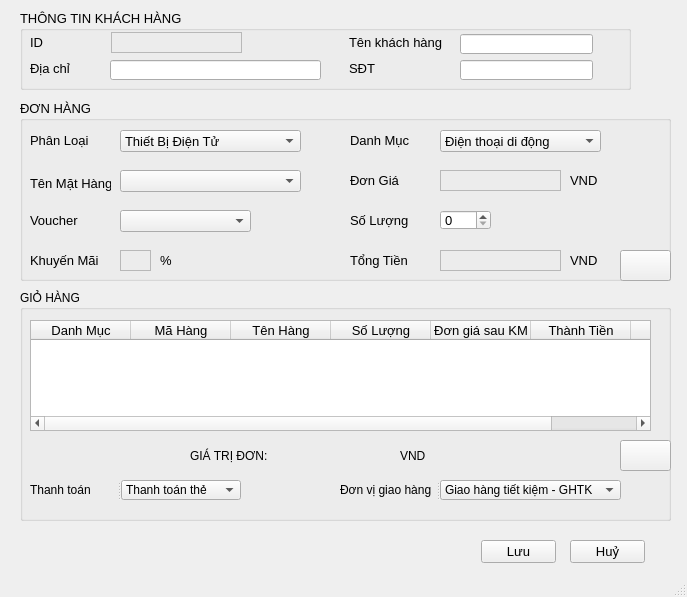
<?xml version="1.0" encoding="UTF-8"?>
<ui version="4.0">
 <class>taodonhang</class>
 <widget class="QMainWindow" name="taodonhang">
  <property name="geometry">
   <rect>
    <x>0</x>
    <y>0</y>
    <width>687</width>
    <height>597</height>
   </rect>
  </property>
  <property name="minimumSize">
   <size>
    <width>663</width>
    <height>395</height>
   </size>
  </property>
  <property name="font">
   <font>
    <pointsize>10</pointsize>
   </font>
  </property>
  <property name="windowTitle">
   <string>MainWindow</string>
  </property>
  <widget class="QWidget" name="centralwidget">
   <widget class="QPushButton" name="btnLuu">
    <property name="geometry">
     <rect>
      <x>481</x>
      <y>540</y>
      <width>75</width>
      <height>23</height>
     </rect>
    </property>
    <property name="text">
     <string>Lưu</string>
    </property>
    <property name="icon">
     <iconset resource="res.qrc">
      <normaloff>:/res/res/icon/save.png</normaloff>:/res/res/icon/save.png</iconset>
    </property>
   </widget>
   <widget class="QPushButton" name="btnHuy">
    <property name="geometry">
     <rect>
      <x>570</x>
      <y>540</y>
      <width>75</width>
      <height>23</height>
     </rect>
    </property>
    <property name="text">
     <string>Huỷ</string>
    </property>
    <property name="icon">
     <iconset resource="res.qrc">
      <normaloff>:/res/res/icon/discard.png</normaloff>:/res/res/icon/discard.png</iconset>
    </property>
   </widget>
   <widget class="QGroupBox" name="groupBox">
    <property name="geometry">
     <rect>
      <x>20</x>
      <y>10</y>
      <width>611</width>
      <height>80</height>
     </rect>
    </property>
    <property name="title">
     <string>THÔNG TIN KHÁCH HÀNG </string>
    </property>
    <widget class="QLabel" name="label_2">
     <property name="geometry">
      <rect>
       <x>329</x>
       <y>24</y>
       <width>101</width>
       <height>16</height>
      </rect>
     </property>
     <property name="text">
      <string>Tên khách hàng</string>
     </property>
    </widget>
    <widget class="QLineEdit" name="leditName">
     <property name="geometry">
      <rect>
       <x>440</x>
       <y>24</y>
       <width>133</width>
       <height>20</height>
      </rect>
     </property>
     <property name="maxLength">
      <number>60</number>
     </property>
    </widget>
    <widget class="QLabel" name="label_5">
     <property name="geometry">
      <rect>
       <x>329</x>
       <y>50</y>
       <width>80</width>
       <height>16</height>
      </rect>
     </property>
     <property name="text">
      <string>SĐT                    </string>
     </property>
    </widget>
    <widget class="QLabel" name="lblID">
     <property name="geometry">
      <rect>
       <x>91</x>
       <y>22</y>
       <width>131</width>
       <height>21</height>
      </rect>
     </property>
     <property name="frameShape">
      <enum>QFrame::StyledPanel</enum>
     </property>
     <property name="frameShadow">
      <enum>QFrame::Plain</enum>
     </property>
     <property name="text">
      <string/>
     </property>
    </widget>
    <widget class="QLineEdit" name="leditPhone">
     <property name="geometry">
      <rect>
       <x>440</x>
       <y>50</y>
       <width>133</width>
       <height>20</height>
      </rect>
     </property>
     <property name="text">
      <string/>
     </property>
     <property name="maxLength">
      <number>12</number>
     </property>
    </widget>
    <widget class="QLabel" name="label_3">
     <property name="geometry">
      <rect>
       <x>10</x>
       <y>24</y>
       <width>71</width>
       <height>16</height>
      </rect>
     </property>
     <property name="text">
      <string>ID                    </string>
     </property>
    </widget>
    <widget class="QLineEdit" name="leditAdress">
     <property name="geometry">
      <rect>
       <x>90</x>
       <y>50</y>
       <width>211</width>
       <height>20</height>
      </rect>
     </property>
    </widget>
    <widget class="QLabel" name="label_4">
     <property name="geometry">
      <rect>
       <x>10</x>
       <y>50</y>
       <width>71</width>
       <height>16</height>
      </rect>
     </property>
     <property name="text">
      <string>Địa chỉ             </string>
     </property>
    </widget>
   </widget>
   <widget class="QGroupBox" name="groupBox_2">
    <property name="geometry">
     <rect>
      <x>20</x>
      <y>100</y>
      <width>651</width>
      <height>181</height>
     </rect>
    </property>
    <property name="title">
     <string>ĐƠN HÀNG</string>
    </property>
    <widget class="QLabel" name="label_10">
     <property name="geometry">
      <rect>
       <x>10</x>
       <y>73</y>
       <width>81</width>
       <height>20</height>
      </rect>
     </property>
     <property name="text">
      <string>Tên Mặt Hàng</string>
     </property>
    </widget>
    <widget class="QLabel" name="label_14">
     <property name="geometry">
      <rect>
       <x>10</x>
       <y>110</y>
       <width>61</width>
       <height>21</height>
      </rect>
     </property>
     <property name="text">
      <string>Voucher</string>
     </property>
    </widget>
    <widget class="QLabel" name="label_17">
     <property name="geometry">
      <rect>
       <x>330</x>
       <y>150</y>
       <width>71</width>
       <height>21</height>
      </rect>
     </property>
     <property name="text">
      <string>Tổng Tiền</string>
     </property>
    </widget>
    <widget class="QComboBox" name="cbxDanhmuc">
     <property name="geometry">
      <rect>
       <x>420</x>
       <y>30</y>
       <width>161</width>
       <height>22</height>
      </rect>
     </property>
     <item>
      <property name="text">
       <string>Điện thoại di động</string>
      </property>
     </item>
     <item>
      <property name="text">
       <string>Máy tính  bảng</string>
      </property>
     </item>
     <item>
      <property name="text">
       <string>Laptop</string>
      </property>
     </item>
     <item>
      <property name="text">
       <string>Máy tính để bàn</string>
      </property>
     </item>
     <item>
      <property name="text">
       <string>Âm thanh</string>
      </property>
     </item>
     <item>
      <property name="text">
       <string>Camera giám sát</string>
      </property>
     </item>
     <item>
      <property name="text">
       <string>Máy ảnh kỹ thuật số</string>
      </property>
     </item>
     <item>
      <property name="text">
       <string>Máy quay phim</string>
      </property>
     </item>
     <item>
      <property name="text">
       <string>Màn hình vi tính</string>
      </property>
     </item>
     <item>
      <property name="text">
       <string>Máy in</string>
      </property>
     </item>
     <item>
      <property name="text">
       <string>Đồng hồ thông minh</string>
      </property>
     </item>
     <item>
      <property name="text">
       <string>Máy chơi game</string>
      </property>
     </item>
    </widget>
    <widget class="QLabel" name="lblTong">
     <property name="geometry">
      <rect>
       <x>420</x>
       <y>150</y>
       <width>121</width>
       <height>21</height>
      </rect>
     </property>
     <property name="frameShape">
      <enum>QFrame::StyledPanel</enum>
     </property>
     <property name="text">
      <string/>
     </property>
    </widget>
    <widget class="QLabel" name="lblLoai">
     <property name="geometry">
      <rect>
       <x>10</x>
       <y>30</y>
       <width>71</width>
       <height>21</height>
      </rect>
     </property>
     <property name="text">
      <string>Phân Loại</string>
     </property>
    </widget>
    <widget class="QComboBox" name="cbxLoai">
     <property name="geometry">
      <rect>
       <x>100</x>
       <y>30</y>
       <width>181</width>
       <height>22</height>
      </rect>
     </property>
     <item>
      <property name="text">
       <string>Thiết Bị Điện Tử</string>
      </property>
     </item>
     <item>
      <property name="text">
       <string>Phụ Kiện Điện Tử</string>
      </property>
     </item>
     <item>
      <property name="text">
       <string>TV &amp; Thiết Bị Điện Gia Dụng</string>
      </property>
     </item>
     <item>
      <property name="text">
       <string>Sức Khoẻ &amp; Làm Đẹp</string>
      </property>
     </item>
     <item>
      <property name="text">
       <string>Hàng Mẹ, Bé &amp; Đồ Chơi</string>
      </property>
     </item>
     <item>
      <property name="text">
       <string>Siêu Thị Tạp Hoá</string>
      </property>
     </item>
     <item>
      <property name="text">
       <string>Hàng Gia Dụng &amp; Đời Sống</string>
      </property>
     </item>
     <item>
      <property name="text">
       <string>Thời Trang Nữ</string>
      </property>
     </item>
     <item>
      <property name="text">
       <string>Thời Trang Nam</string>
      </property>
     </item>
     <item>
      <property name="text">
       <string>Phụ Kiện Thời Trang</string>
      </property>
     </item>
     <item>
      <property name="text">
       <string>Thể Thao &amp; Du Lịch</string>
      </property>
     </item>
     <item>
      <property name="text">
       <string>Ôtô, Xe Máy &amp; Thiết Bị Định Vị</string>
      </property>
     </item>
    </widget>
    <widget class="QComboBox" name="cbxVoucher">
     <property name="geometry">
      <rect>
       <x>100</x>
       <y>110</y>
       <width>131</width>
       <height>22</height>
      </rect>
     </property>
    </widget>
    <widget class="QComboBox" name="cbxTenhang">
     <property name="geometry">
      <rect>
       <x>100</x>
       <y>70</y>
       <width>181</width>
       <height>22</height>
      </rect>
     </property>
    </widget>
    <widget class="QSpinBox" name="spbSoluong">
     <property name="geometry">
      <rect>
       <x>420</x>
       <y>110</y>
       <width>51</width>
       <height>20</height>
      </rect>
     </property>
     <property name="minimum">
      <number>0</number>
     </property>
     <property name="maximum">
      <number>999</number>
     </property>
    </widget>
    <widget class="QLabel" name="label_15">
     <property name="geometry">
      <rect>
       <x>330</x>
       <y>110</y>
       <width>61</width>
       <height>21</height>
      </rect>
     </property>
     <property name="text">
      <string>Số Lượng</string>
     </property>
    </widget>
    <widget class="QLabel" name="label_18">
     <property name="geometry">
      <rect>
       <x>550</x>
       <y>150</y>
       <width>31</width>
       <height>21</height>
      </rect>
     </property>
     <property name="text">
      <string>VND</string>
     </property>
    </widget>
    <widget class="QPushButton" name="btnThemvaogio">
     <property name="geometry">
      <rect>
       <x>600</x>
       <y>150</y>
       <width>51</width>
       <height>31</height>
      </rect>
     </property>
     <property name="text">
      <string/>
     </property>
     <property name="icon">
      <iconset resource="res.qrc">
       <normaloff>:/res/res/icon/cart.png</normaloff>:/res/res/icon/cart.png</iconset>
     </property>
     <property name="iconSize">
      <size>
       <width>25</width>
       <height>25</height>
      </size>
     </property>
    </widget>
    <widget class="QLabel" name="lblMuc">
     <property name="geometry">
      <rect>
       <x>330</x>
       <y>30</y>
       <width>61</width>
       <height>21</height>
      </rect>
     </property>
     <property name="text">
      <string>Danh Mục</string>
     </property>
    </widget>
    <widget class="QLabel" name="label_13">
     <property name="geometry">
      <rect>
       <x>550</x>
       <y>70</y>
       <width>47</width>
       <height>21</height>
      </rect>
     </property>
     <property name="text">
      <string>VND</string>
     </property>
    </widget>
    <widget class="QLabel" name="lblDongia">
     <property name="geometry">
      <rect>
       <x>420</x>
       <y>70</y>
       <width>121</width>
       <height>21</height>
      </rect>
     </property>
     <property name="frameShape">
      <enum>QFrame::StyledPanel</enum>
     </property>
     <property name="text">
      <string/>
     </property>
    </widget>
    <widget class="QLabel" name="label_11">
     <property name="geometry">
      <rect>
       <x>330</x>
       <y>70</y>
       <width>51</width>
       <height>21</height>
      </rect>
     </property>
     <property name="text">
      <string>Đơn Giá</string>
     </property>
    </widget>
    <widget class="QLabel" name="label_19">
     <property name="geometry">
      <rect>
       <x>10</x>
       <y>150</y>
       <width>71</width>
       <height>21</height>
      </rect>
     </property>
     <property name="text">
      <string>Khuyến Mãi</string>
     </property>
    </widget>
    <widget class="QLabel" name="label_20">
     <property name="geometry">
      <rect>
       <x>140</x>
       <y>150</y>
       <width>21</width>
       <height>21</height>
      </rect>
     </property>
     <property name="text">
      <string>%</string>
     </property>
    </widget>
    <widget class="QLabel" name="lblKm">
     <property name="geometry">
      <rect>
       <x>100</x>
       <y>150</y>
       <width>31</width>
       <height>21</height>
      </rect>
     </property>
     <property name="frameShape">
      <enum>QFrame::StyledPanel</enum>
     </property>
     <property name="text">
      <string/>
     </property>
    </widget>
   </widget>
   <widget class="QGroupBox" name="groupBox_3">
    <property name="geometry">
     <rect>
      <x>20</x>
      <y>290</y>
      <width>651</width>
      <height>231</height>
     </rect>
    </property>
    <property name="font">
     <font>
      <pointsize>9</pointsize>
     </font>
    </property>
    <property name="title">
     <string>GIỎ HÀNG</string>
    </property>
    <widget class="QTableWidget" name="tblGiohang">
     <property name="enabled">
      <bool>true</bool>
     </property>
     <property name="geometry">
      <rect>
       <x>10</x>
       <y>30</y>
       <width>621</width>
       <height>111</height>
      </rect>
     </property>
     <property name="font">
      <font>
       <pointsize>10</pointsize>
      </font>
     </property>
     <column>
      <property name="text">
       <string>Danh Mục</string>
      </property>
     </column>
     <column>
      <property name="text">
       <string>Mã Hàng</string>
      </property>
     </column>
     <column>
      <property name="text">
       <string>Tên Hàng</string>
      </property>
     </column>
     <column>
      <property name="text">
       <string>Số Lượng</string>
      </property>
     </column>
     <column>
      <property name="text">
       <string>Đơn giá sau KM</string>
      </property>
     </column>
     <column>
      <property name="text">
       <string>Thành Tiền</string>
      </property>
     </column>
     <column>
      <property name="text">
       <string>Ghi Chú</string>
      </property>
     </column>
    </widget>
    <widget class="QPushButton" name="btnXoakhoigio">
     <property name="geometry">
      <rect>
       <x>600</x>
       <y>150</y>
       <width>51</width>
       <height>31</height>
      </rect>
     </property>
     <property name="text">
      <string/>
     </property>
     <property name="icon">
      <iconset resource="res.qrc">
       <normaloff>:/res/res/icon/cart (1).png</normaloff>:/res/res/icon/cart (1).png</iconset>
     </property>
     <property name="iconSize">
      <size>
       <width>25</width>
       <height>26</height>
      </size>
     </property>
    </widget>
    <widget class="QLabel" name="lblGiatridon">
     <property name="geometry">
      <rect>
       <x>260</x>
       <y>155</y>
       <width>111</width>
       <height>20</height>
      </rect>
     </property>
     <property name="font">
      <font>
       <pointsize>9</pointsize>
       <weight>75</weight>
       <bold>true</bold>
      </font>
     </property>
     <property name="text">
      <string/>
     </property>
     <property name="alignment">
      <set>Qt::AlignCenter</set>
     </property>
    </widget>
    <widget class="QLabel" name="label">
     <property name="geometry">
      <rect>
       <x>380</x>
       <y>155</y>
       <width>31</width>
       <height>21</height>
      </rect>
     </property>
     <property name="text">
      <string>VND</string>
     </property>
    </widget>
    <widget class="QLabel" name="lblGiatridon_2">
     <property name="geometry">
      <rect>
       <x>170</x>
       <y>150</y>
       <width>91</width>
       <height>31</height>
      </rect>
     </property>
     <property name="font">
      <font>
       <weight>50</weight>
       <bold>false</bold>
      </font>
     </property>
     <property name="text">
      <string>GIÁ TRỊ ĐƠN:</string>
     </property>
    </widget>
    <widget class="QSplitter" name="splitter">
     <property name="geometry">
      <rect>
       <x>320</x>
       <y>190</y>
       <width>281</width>
       <height>20</height>
      </rect>
     </property>
     <property name="orientation">
      <enum>Qt::Horizontal</enum>
     </property>
     <widget class="QLabel" name="lblGiao">
      <property name="text">
       <string>Đơn vị giao hàng </string>
      </property>
     </widget>
     <widget class="QComboBox" name="cbxGiao">
      <property name="enabled">
       <bool>true</bool>
      </property>
      <property name="sizePolicy">
       <sizepolicy hsizetype="Fixed" vsizetype="Fixed">
        <horstretch>0</horstretch>
        <verstretch>0</verstretch>
       </sizepolicy>
      </property>
      <item>
       <property name="text">
        <string>Giao hàng tiết kiệm - GHTK</string>
       </property>
      </item>
      <item>
       <property name="text">
        <string>Giao hàng nhanh - GHN</string>
       </property>
      </item>
      <item>
       <property name="text">
        <string>Vietnam Post</string>
       </property>
      </item>
      <item>
       <property name="text">
        <string>Viettel Post</string>
       </property>
      </item>
     </widget>
    </widget>
    <widget class="QSplitter" name="splitter_2">
     <property name="geometry">
      <rect>
       <x>10</x>
       <y>190</y>
       <width>211</width>
       <height>20</height>
      </rect>
     </property>
     <property name="orientation">
      <enum>Qt::Horizontal</enum>
     </property>
     <widget class="QLabel" name="lblThanhtoan">
      <property name="text">
       <string>Thanh toán      </string>
      </property>
     </widget>
     <widget class="QComboBox" name="cbxThanhtoan">
      <property name="sizePolicy">
       <sizepolicy hsizetype="Fixed" vsizetype="Fixed">
        <horstretch>0</horstretch>
        <verstretch>0</verstretch>
       </sizepolicy>
      </property>
      <item>
       <property name="text">
        <string>Thanh toán thẻ</string>
       </property>
      </item>
      <item>
       <property name="text">
        <string>Ví đện tử</string>
       </property>
      </item>
      <item>
       <property name="text">
        <string>Ship COD</string>
       </property>
      </item>
     </widget>
    </widget>
   </widget>
  </widget>
  <widget class="QStatusBar" name="statusbar"/>
 </widget>
 <resources>
  <include location="res.qrc"/>
 </resources>
 <connections/>
</ui>
